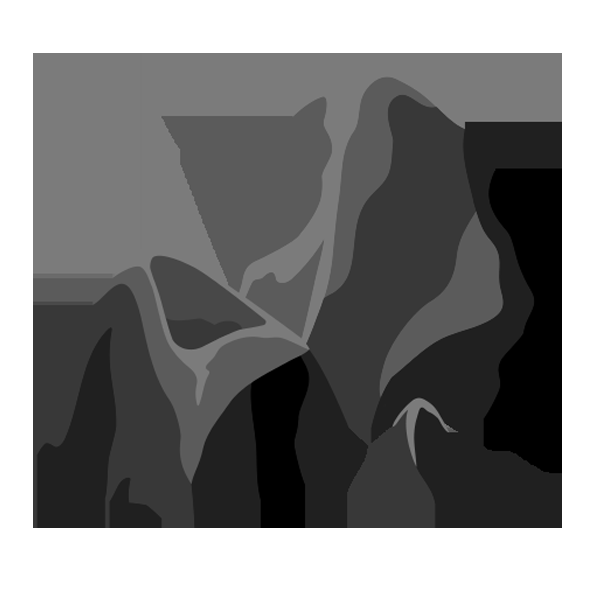
%> input picture baseB.png, 591 x 591 px
$ octave --eval "result = LoadImageBase;"   (GNU Octave 9; MATLAB toolbox functions it lacks are replaced by stand-ins)
%> lines starting %> are read from the running program, lines starting %| are printed output that depends on the picture
function [v_ImageBB,v_AlphaBB,v_ImageBR,v_AlphaBR,v_ImageBF,v_AlphaBF,v_ImageF,v_AlphaF,...
    v_ImageBB1,v_AlphaBB1, v_ImageBB2,v_AlphaBB2]=LoadImageBase()

[v_ImageBB, ~, v_AlphaBB]	= imread('baseB.png');
%> v_ImageBB is the input picture: size 591x591x3 uint8; min 0, max 255, mean 121.8
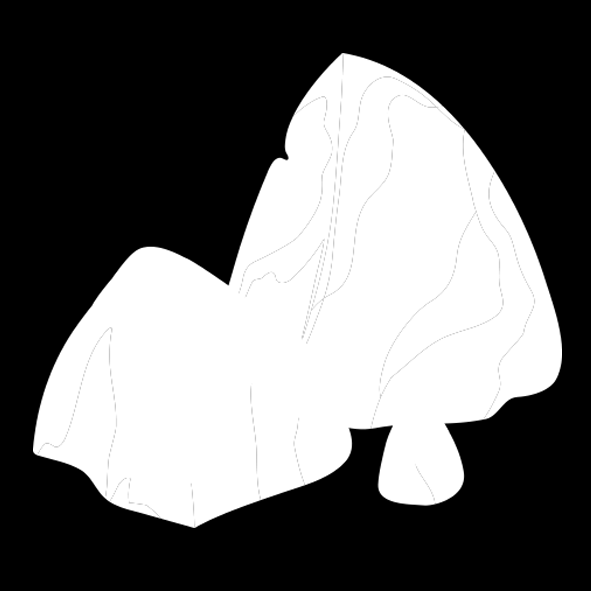
%> v_AlphaBB: size 591x591 uint8; min 0, max 255, mean 106.4
v_ImageBB = imresize(v_ImageBB, [320 280], 'lanczos3' );
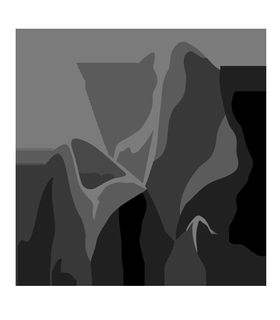
%> v_ImageBB: size 320x280x3 uint8; min 0, max 255, mean 121.7
v_AlphaBB = imresize(v_AlphaBB, [320 280], 'lanczos3' );
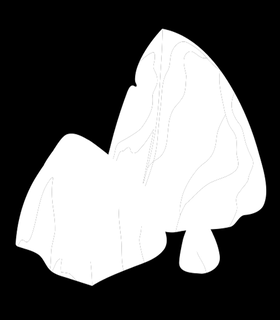
%> v_AlphaBB: size 320x280 uint8; min 0, max 255, mean 106.4

[v_ImageBR, ~, v_AlphaBR]	= imread('baseR.png');
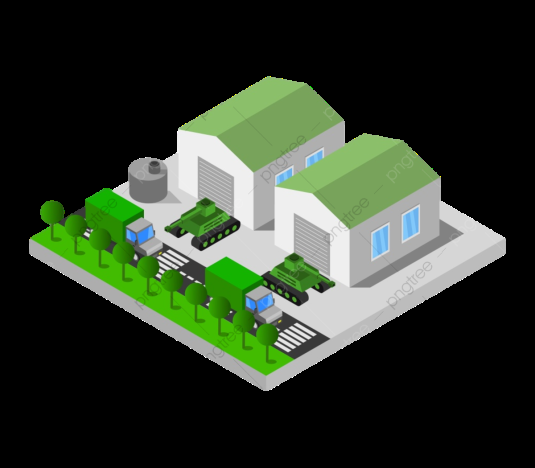
%> input picture baseR.png, 535 x 468 px
%> v_ImageBR is the input picture: size 468x535x3 uint8; mean R, G, B 46.3, 57, 42.1
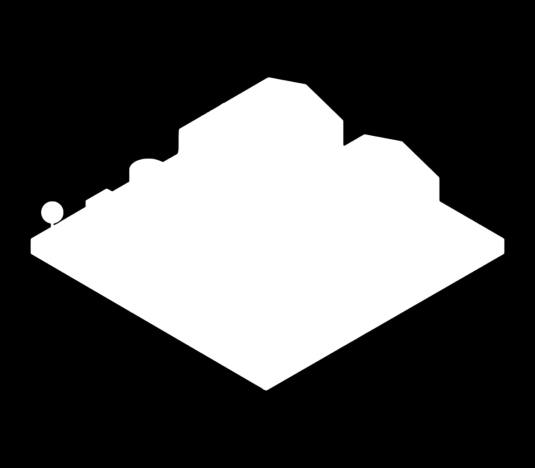
%> v_AlphaBR: size 468x535 uint8; min 0, max 255, mean 81.6
v_ImageBR = imresize(v_ImageBR, [320 280], 'lanczos3' );
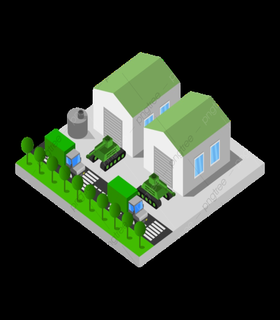
%> v_ImageBR: size 320x280x3 uint8; mean R, G, B 46.3, 57.1, 42.2
v_AlphaBR = imresize(v_AlphaBR, [320 280], 'lanczos3' );
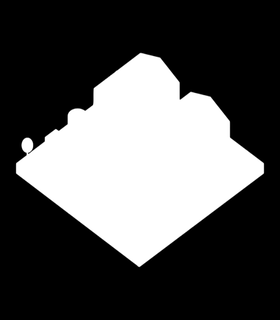
%> v_AlphaBR: size 320x280 uint8; min 0, max 255, mean 81.6

%> (the run ends here)
